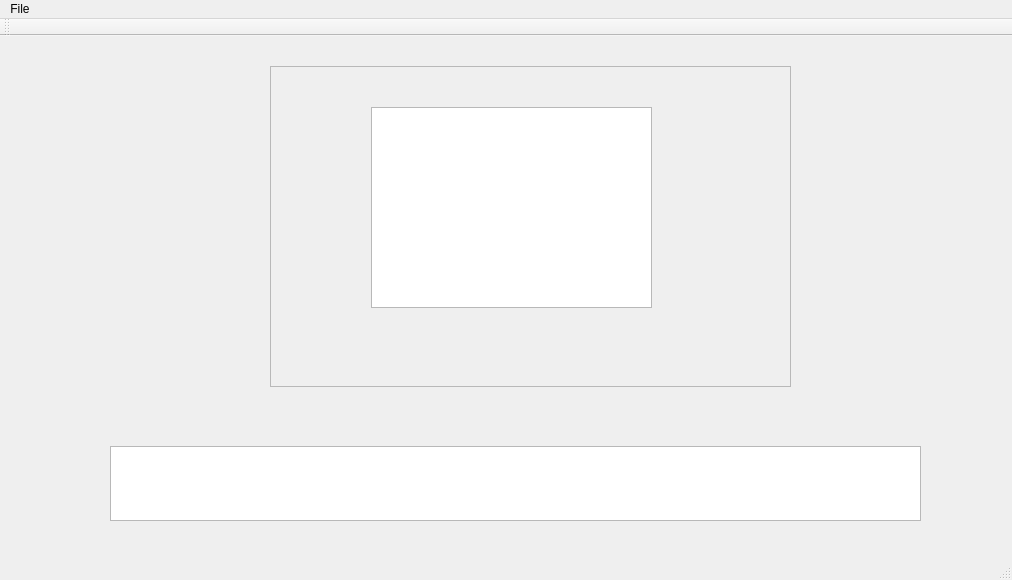
<?xml version="1.0" encoding="UTF-8"?>
<ui version="4.0">
 <class>Test2</class>
 <widget class="QMainWindow" name="Test2">
  <property name="geometry">
   <rect>
    <x>0</x>
    <y>0</y>
    <width>1012</width>
    <height>580</height>
   </rect>
  </property>
  <property name="windowTitle">
   <string>Test2</string>
  </property>
  <widget class="QWidget" name="centralWidget">
   <widget class="QTextEdit" name="textEdit">
    <property name="geometry">
     <rect>
      <x>110</x>
      <y>410</y>
      <width>811</width>
      <height>75</height>
     </rect>
    </property>
   </widget>
   <widget class="QScrollArea" name="scrollArea">
    <property name="geometry">
     <rect>
      <x>270</x>
      <y>30</y>
      <width>521</width>
      <height>321</height>
     </rect>
    </property>
    <property name="widgetResizable">
     <bool>true</bool>
    </property>
    <widget class="QWidget" name="scrollAreaWidgetContents">
     <property name="geometry">
      <rect>
       <x>0</x>
       <y>0</y>
       <width>517</width>
       <height>317</height>
      </rect>
     </property>
     <widget class="QGraphicsView" name="graphicsView">
      <property name="geometry">
       <rect>
        <x>100</x>
        <y>40</y>
        <width>281</width>
        <height>201</height>
       </rect>
      </property>
     </widget>
    </widget>
   </widget>
  </widget>
  <widget class="QMenuBar" name="menuBar">
   <property name="geometry">
    <rect>
     <x>0</x>
     <y>0</y>
     <width>1012</width>
     <height>23</height>
    </rect>
   </property>
   <widget class="QMenu" name="menuFile">
    <property name="title">
     <string>File</string>
    </property>
    <addaction name="actionOpen"/>
    <addaction name="actionZoomIn"/>
    <addaction name="actionZoomOut"/>
   </widget>
   <addaction name="menuFile"/>
  </widget>
  <widget class="QToolBar" name="mainToolBar">
   <attribute name="toolBarArea">
    <enum>TopToolBarArea</enum>
   </attribute>
   <attribute name="toolBarBreak">
    <bool>false</bool>
   </attribute>
  </widget>
  <widget class="QStatusBar" name="statusBar"/>
  <action name="actionOpen">
   <property name="text">
    <string>Open</string>
   </property>
  </action>
  <action name="actionZoomIn">
   <property name="text">
    <string>ZoomIn</string>
   </property>
  </action>
  <action name="actionZoomOut">
   <property name="text">
    <string>ZoomOut</string>
   </property>
  </action>
 </widget>
 <layoutdefault spacing="6" margin="11"/>
 <resources/>
 <connections/>
</ui>
